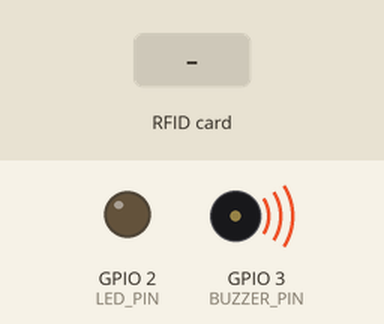
Recording of a sketch running on a simulated ESP32. On the bench: output pins drawn as LEDs (lit = HIGH), buzzer (waves = sounding, pin HIGH). The inputs (shaded band) are chosen by the test bench. WiFi joins after 1.5 s; servers stay silent unless stated; uploads are accepted with an empty reply; what the sketch prints to the serial monitor is not drawn.

Above: at 1.7 s.
2.9 s: RFID card 5E 7A 19 C4 held to the reader
At 2.9 s:
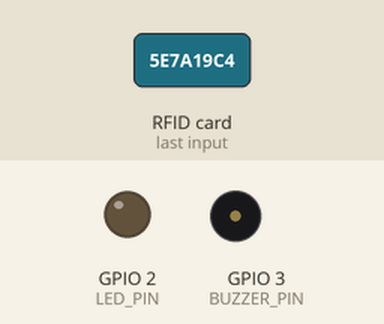
At 4.5 s:
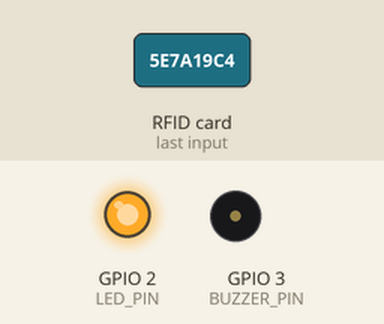
Timing chart, 0 to 6.0 s (numbered marks = the images above; inputs shaded):
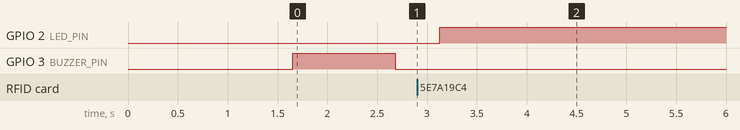

Measured:
- after the input at 2.9 s, GPIO 2 (LED_PIN): LOW → HIGH after 0.23 s; GPIO 3 (BUZZER_PIN): stops changing and stays LOW

The sketch:

main.ino
```cpp
#include "Config.h"
#include "WiFiManager.h"
#include "RFIDManager.h"
#include "BuzzerManager.h"
#include "BackendManager.h"
#include "SinricManager.h"

RFIDManager rfid;
BuzzerManager buzzer;

void setup() {
    Serial.begin(115200);
    delay(100);

    WiFiManager::connect();
    SinricManager::init();
    rfid.init();
    buzzer.init();

    pinMode(LED_PIN, OUTPUT);
    digitalWrite(LED_PIN, LOW);
}

void loop() {
    SinricPro.handle();
    buzzer.update();

    String uid = rfid.readUID();
    if (uid != "" && rfid.isNewUID(uid)) {
        Serial.print("[RFID] TAG: ");
        Serial.println(uid);

        SinricManager::sendEvent(DEVICE_ID);
        BackendManager::sendUID(uid);

        digitalWrite(LED_PIN, HIGH);
        Serial.println("LED ON (10s)");
        delay(10000);
        digitalWrite(LED_PIN, LOW);
        Serial.println("LED OFF");
    }

    delay(10);
}
```

BackendManager.cpp
```cpp
#include "BackendManager.h"
#include "Config.h"
#include <HTTPClient.h>
#include <ArduinoJson.h>
#include <WiFi.h>

void BackendManager::sendUID(String uid) {
    if (WiFi.status() != WL_CONNECTED) {
        Serial.println("[BACKEND] WiFi não conectado!");
        return;
    }

    HTTPClient http;
    http.begin(backendURL);
    http.addHeader("Content-Type", "application/json");
    http.addHeader("x-api-key", apiKey);

    StaticJsonDocument<256> doc;
    doc["uid"] = uid;
    doc["tag_type"] = "MIFARE";
    doc["rssi"] = -45;

    String body;
    serializeJson(doc, body);

    int httpResponseCode = http.POST(body);
    if (httpResponseCode > 0) {
        Serial.printf("[BACKEND] (%d) %s\n", httpResponseCode, http.getString().c_str());
    } else {
        Serial.printf("[BACKEND ERRO] %s\n", http.errorToString(httpResponseCode).c_str());
    }

    http.end();
}
```

BackendManager.h
```cpp
#ifndef BACKENDMANAGER_H
#define BACKENDMANAGER_H

#include <Arduino.h>

class BackendManager {
public:
    static void sendUID(String uid);
};

#endif
```

BuzzerManager.cpp
```cpp
#include "BuzzerManager.h"
#include "Config.h"

BuzzerManager::BuzzerManager() : buzzerLast(0), buzzerState(false) {}

void BuzzerManager::init() {
    pinMode(BUZZER_PIN, OUTPUT);
    digitalWrite(BUZZER_PIN, LOW);
}

void BuzzerManager::update() {
    unsigned long now = millis();
    if (!buzzerState && now - buzzerLast >= buzzerOffTime) {
        digitalWrite(BUZZER_PIN, HIGH);
        buzzerState = true;
        buzzerLast = now;
    } else if (buzzerState && now - buzzerLast >= buzzerOnTime) {
        digitalWrite(BUZZER_PIN, LOW);
        buzzerState = false;
        buzzerLast = now;
    }
}
```

BuzzerManager.h
```cpp
#ifndef BUZZERMANAGER_H
#define BUZZERMANAGER_H

#include <Arduino.h>

class BuzzerManager {
private:
    unsigned long buzzerLast;
    const unsigned long buzzerOnTime = 1000;
    const unsigned long buzzerOffTime = 1000;
    bool buzzerState;

public:
    BuzzerManager();
    void init();
    void update();
};

#endif
```

RFIDManager.cpp
```cpp
#include "RFIDManager.h"
#include "Config.h"

RFIDManager::RFIDManager() : mfrc522(SS_PIN, RST_PIN), lastUid(""), lastTrigger(0) {}

void RFIDManager::init() {
    SPI.begin(SCK, MISO, MOSI, SS_PIN);
    mfrc522.PCD_Init();
    Serial.println("Aproxime o cartão RFID...");
}

bool RFIDManager::isHex(String s) {
    for (int i = 0; i < s.length(); i++) {
        if (!isxdigit(s.charAt(i))) return false;
    }
    return true;
}

bool RFIDManager::validateUid(String uid) {
    return uid.length() >= 8 && uid.length() <= 16 && isHex(uid);
}

String RFIDManager::readUID() {
    if (mfrc522.PICC_IsNewCardPresent() && mfrc522.PICC_ReadCardSerial()) {
        String uidStr = "";
        for (byte i = 0; i < mfrc522.uid.size; i++) {
            if (mfrc522.uid.uidByte[i] < 0x10) uidStr += "0";
            uidStr += String(mfrc522.uid.uidByte[i], HEX);
        }
        uidStr.toUpperCase();

        mfrc522.PICC_HaltA();
        mfrc522.PCD_StopCrypto1();

        if (validateUid(uidStr)) return uidStr;
    }
    return "";
}

bool RFIDManager::isNewUID(String uid) {
    unsigned long now = millis();
    if (uid != lastUid || (now - lastTrigger) > triggerDebounceMs) {
        lastUid = uid;
        lastTrigger = now;
        return true;
    }
    return false;
}
```

RFIDManager.h
```cpp
#ifndef RFIDMANAGER_H
#define RFIDMANAGER_H

#include <MFRC522.h>
#include <SPI.h>
#include <Arduino.h>

class RFIDManager {
private:
    MFRC522 mfrc522;
    String lastUid;
    unsigned long lastTrigger;
    const unsigned long triggerDebounceMs = 3000;

    bool isHex(String s);
    bool validateUid(String uid);

public:
    RFIDManager();
    void init();
    String readUID();
    bool isNewUID(String uid);
};

#endif
```

SinricManager.cpp
```cpp
#include "SinricManager.h"
#include "Config.h"

bool SinricManager::onPowerState(const String &deviceId, bool &state) {
    Serial.printf("[SinricPro] Dispositivo %s -> %s\n", deviceId.c_str(), state ? "ON" : "OFF");
    return true;
}

void SinricManager::init() {
    SinricProSwitch &mySwitch = SinricPro[DEVICE_ID];
    mySwitch.onPowerState(onPowerState);
    SinricPro.begin(APP_KEY, APP_SECRET);
}

void SinricManager::sendEvent(String deviceId) {
    SinricProSwitch &sw = SinricPro[deviceId];
    if (sw.sendPowerStateEvent(true)) {
        Serial.println("[SINRIC] Evento enviado!");
    }
}
```

SinricManager.h
```cpp
#ifndef SINRICMANAGER_H
#define SINRICMANAGER_H

#include <SinricPro.h>
#include <SinricProSwitch.h>
#include <Arduino.h>

class SinricManager {
public:
    static void init();
    static void sendEvent(String deviceId);
private:
    static bool onPowerState(const String &deviceId, bool &state);
};

#endif
```

WiFiManager.cpp
```cpp
#include "WiFiManager.h"
#include <Arduino.h>

void WiFiManager::connect() {
    Serial.println("Conectando ao WiFi...");
    WiFi.begin(ssid, password);

    unsigned long startAttemptTime = millis();
    while (WiFi.status() != WL_CONNECTED && millis() - startAttemptTime < 20000) {
        delay(500);
        Serial.print(".");
    }

    if (WiFi.status() == WL_CONNECTED) {
        Serial.println("\nWiFi conectado!");
        Serial.print("IP: ");
        Serial.println(WiFi.localIP());
    } else {
        Serial.println("\nFalha ao conectar ao WiFi!");
    }
}
```

WiFiManager.h
```cpp
#ifndef WIFIMANAGER_H
#define WIFIMANAGER_H

#include <WiFi.h>
#include "Config.h"

class WiFiManager {
public:
    static void connect();
};

#endif
```

Config.h
```cpp
#ifndef CONFIG_H
#define CONFIG_H

// =======================
// WIFI
// =======================
const char* ssid = "SSID";
const char* password = "SENHA";

// =======================
// BACKEND
// =======================
const char* backendURL = "https://projeto-integrador-f86b.onrender.com/api/rfid";
const char* apiKey = "API_KEY";

// =======================
// SINAIS SINA
// =======================
const char* APP_KEY = "APP_KEY";
const char* APP_SECRET = "APP_SECRET";
const char* DEVICE_ID = "DEVICE_ID";

// =======================
// RFID PINS
// =======================
#define SS_PIN 7
#define RST_PIN 10
#define MOSI 6
#define MISO 5
#define SCK 4

// =======================
// SINAIS
// =======================
#define LED_PIN 2
#define BUZZER_PIN 3

#endif
```
